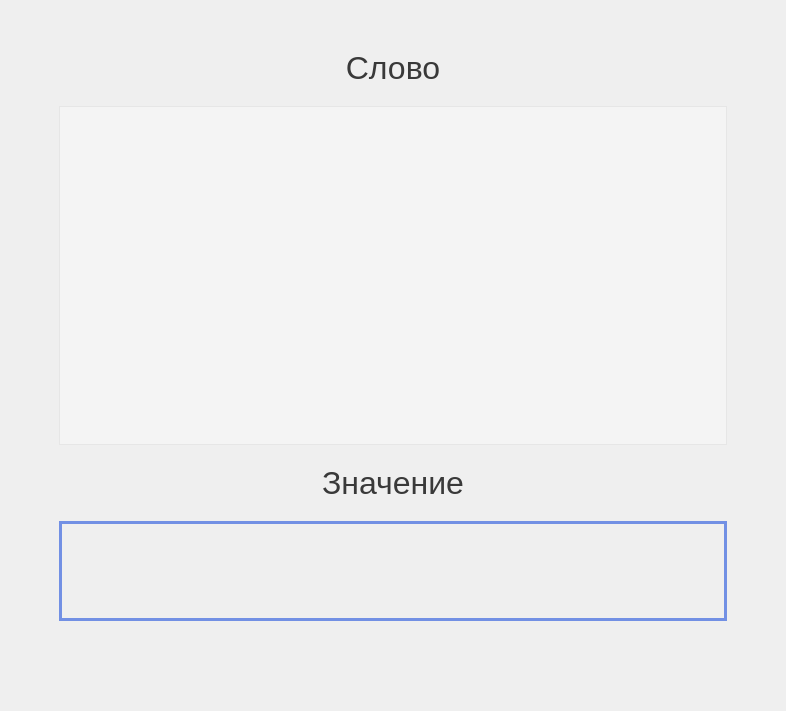
<?xml version="1.0" encoding="UTF-8"?>
<ui version="4.0">
 <class>TechEng</class>
 <widget class="QWidget" name="TechEng">
  <property name="geometry">
   <rect>
    <x>0</x>
    <y>0</y>
    <width>786</width>
    <height>711</height>
   </rect>
  </property>
  <property name="windowTitle">
   <string>TechEng</string>
  </property>
  <layout class="QVBoxLayout" name="verticalLayout">
   <property name="leftMargin">
    <number>0</number>
   </property>
   <property name="topMargin">
    <number>0</number>
   </property>
   <property name="rightMargin">
    <number>0</number>
   </property>
   <property name="bottomMargin">
    <number>0</number>
   </property>
   <item>
    <widget class="QWidget" name="widget" native="true">
     <property name="layoutDirection">
      <enum>Qt::LeftToRight</enum>
     </property>
     <layout class="QVBoxLayout" name="verticalLayout_2">
      <property name="topMargin">
       <number>20</number>
      </property>
      <property name="bottomMargin">
       <number>20</number>
      </property>
      <item>
       <layout class="QHBoxLayout" name="horizontalLayout_3"/>
      </item>
      <item>
       <layout class="QVBoxLayout" name="verticalLayout_3">
        <property name="spacing">
         <number>40</number>
        </property>
        <property name="leftMargin">
         <number>50</number>
        </property>
        <property name="topMargin">
         <number>30</number>
        </property>
        <property name="rightMargin">
         <number>50</number>
        </property>
        <property name="bottomMargin">
         <number>30</number>
        </property>
        <item>
         <layout class="QVBoxLayout" name="verticalLayout_6">
          <property name="spacing">
           <number>20</number>
          </property>
          <property name="topMargin">
           <number>0</number>
          </property>
          <item>
           <layout class="QVBoxLayout" name="verticalLayout_5">
            <property name="spacing">
             <number>20</number>
            </property>
            <property name="topMargin">
             <number>0</number>
            </property>
            <item>
             <widget class="QLabel" name="label_2">
              <property name="font">
               <font>
                <family>Segoe UI Historic</family>
                <pointsize>24</pointsize>
               </font>
              </property>
              <property name="styleSheet">
               <string notr="true">color: rgb(57, 57, 57)</string>
              </property>
              <property name="text">
               <string>Слово</string>
              </property>
              <property name="alignment">
               <set>Qt::AlignCenter</set>
              </property>
             </widget>
            </item>
            <item>
             <widget class="QListWidget" name="wordList">
              <property name="minimumSize">
               <size>
                <width>500</width>
                <height>0</height>
               </size>
              </property>
              <property name="font">
               <font>
                <family>Segoe UI Historic</family>
                <pointsize>20</pointsize>
               </font>
              </property>
              <property name="styleSheet">
               <string notr="true">background:rgba(255, 255, 255, 0.3);
color: rgb(57, 57, 57)</string>
              </property>
             </widget>
            </item>
           </layout>
          </item>
          <item>
           <widget class="QLabel" name="label_3">
            <property name="font">
             <font>
              <family>Segoe UI Historic</family>
              <pointsize>24</pointsize>
             </font>
            </property>
            <property name="styleSheet">
             <string notr="true">color: rgb(57, 57, 57)</string>
            </property>
            <property name="text">
             <string>Значение</string>
            </property>
            <property name="alignment">
             <set>Qt::AlignCenter</set>
            </property>
           </widget>
          </item>
          <item>
           <widget class="QLabel" name="discWord">
            <property name="minimumSize">
             <size>
              <width>300</width>
              <height>100</height>
             </size>
            </property>
            <property name="maximumSize">
             <size>
              <width>16777215</width>
              <height>100</height>
             </size>
            </property>
            <property name="font">
             <font>
              <family>Segoe UI Historic</family>
              <pointsize>20</pointsize>
             </font>
            </property>
            <property name="styleSheet">
             <string notr="true">border-width:3px;
border-color: rgb(114, 144, 228);
border-style: solid;
color: rgb(57, 57, 57)</string>
            </property>
            <property name="text">
             <string/>
            </property>
            <property name="wordWrap">
             <bool>true</bool>
            </property>
           </widget>
          </item>
          <item>
           <spacer name="verticalSpacer">
            <property name="orientation">
             <enum>Qt::Vertical</enum>
            </property>
            <property name="sizeType">
             <enum>QSizePolicy::Preferred</enum>
            </property>
            <property name="sizeHint" stdset="0">
             <size>
              <width>20</width>
              <height>40</height>
             </size>
            </property>
           </spacer>
          </item>
         </layout>
        </item>
       </layout>
      </item>
      <item>
       <layout class="QHBoxLayout" name="horizontalLayout_5"/>
      </item>
     </layout>
    </widget>
   </item>
  </layout>
 </widget>
 <resources/>
 <connections/>
</ui>
